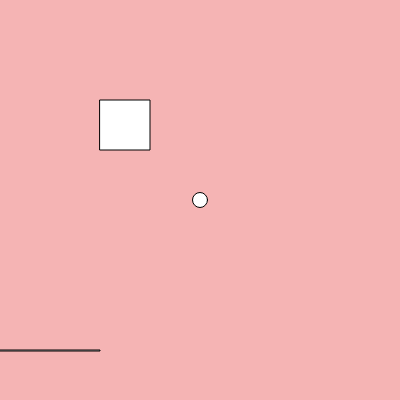
Frame 1 (no input)
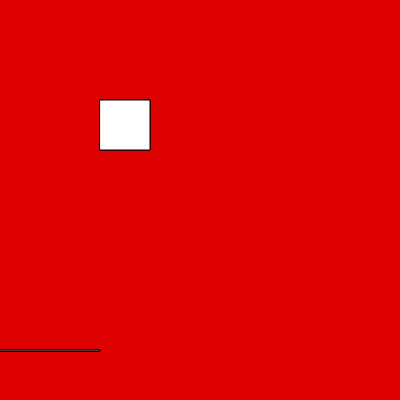
Frame 60 (no input)
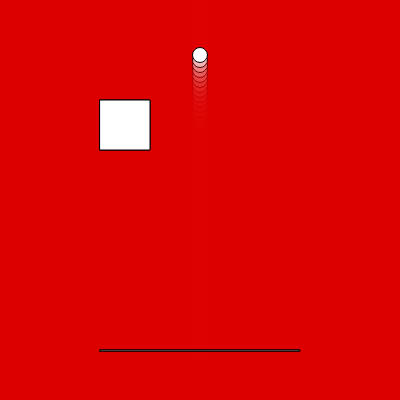
Frame 120 (the mouse pressed at the canvas centre since frame 60)

The p5.js sketch that drew these frames (run headless with seeded random() and noise() and a simulated clock; from frame 60 on, the mouse is pressed at the canvas centre):

// p5.js sketch
// ── sketch.js
var BigballsX=200
var BigballsY=200
var BigchungusX=100
var BigchungusY=100
function setup() {
  createCanvas(400, 400);
  noCursor()
}

function draw() {
  background(220,0,0,75 );
  rect(mouseX -100,350,200,1)
  ellipse(BigballsX,BigballsY, 15, 15)
  BigballsY = BigballsY -5
  //cat
  rect(BigchungusX,BigchungusY,50,50)
  if(BigballsX>BigchungusX && BigballsX<BigchungusX+50 && BigballsY>BigchungusY && BigballsY<BigchungusY+50){
  BigchungusX=random(350)
  BigchungusY=random(200)
  }
 
}
function mousePressed(){
  BigballsX=mouseX
  BigballsY=350

}
